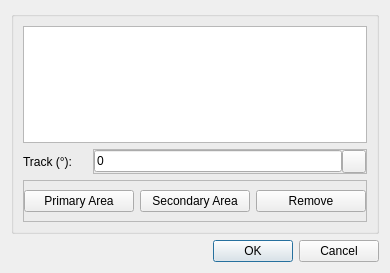
<?xml version="1.0" encoding="UTF-8"?>
<ui version="4.0">
 <class>DlgComplexAreas</class>
 <widget class="QWidget" name="DlgComplexAreas">
  <property name="geometry">
   <rect>
    <x>0</x>
    <y>0</y>
    <width>382</width>
    <height>273</height>
   </rect>
  </property>
  <property name="windowTitle">
   <string>Complex Area</string>
  </property>
  <layout class="QVBoxLayout" name="verticalLayout_2">
   <item>
    <widget class="QGroupBox" name="groupBox">
     <property name="title">
      <string/>
     </property>
     <layout class="QVBoxLayout" name="verticalLayout">
      <item>
       <widget class="QListView" name="lstAreas"/>
      </item>
      <item>
       <widget class="QFrame" name="frame_Track">
        <property name="frameShape">
         <enum>QFrame::NoFrame</enum>
        </property>
        <property name="frameShadow">
         <enum>QFrame::Raised</enum>
        </property>
        <layout class="QHBoxLayout" name="hLayoutTrack">
         <property name="spacing">
          <number>0</number>
         </property>
         <property name="margin">
          <number>0</number>
         </property>
         <item>
          <widget class="QLabel" name="label_75">
           <property name="minimumSize">
            <size>
             <width>70</width>
             <height>0</height>
            </size>
           </property>
           <property name="maximumSize">
            <size>
             <width>70</width>
             <height>16777215</height>
            </size>
           </property>
           <property name="font">
            <font>
             <weight>50</weight>
             <bold>false</bold>
            </font>
           </property>
           <property name="text">
            <string>Track (°):</string>
           </property>
          </widget>
         </item>
         <item>
          <widget class="QFrame" name="frame_APV_10">
           <property name="frameShape">
            <enum>QFrame::StyledPanel</enum>
           </property>
           <property name="frameShadow">
            <enum>QFrame::Raised</enum>
           </property>
           <layout class="QHBoxLayout" name="horizontalLayout_14">
            <property name="spacing">
             <number>0</number>
            </property>
            <property name="margin">
             <number>0</number>
            </property>
            <item>
             <widget class="QLineEdit" name="txtTrack">
              <property name="enabled">
               <bool>true</bool>
              </property>
              <property name="font">
               <font>
                <weight>50</weight>
                <bold>false</bold>
               </font>
              </property>
              <property name="text">
               <string>0</string>
              </property>
             </widget>
            </item>
            <item>
             <widget class="QToolButton" name="btnCaptureTrack">
              <property name="text">
               <string/>
              </property>
              <property name="icon">
               <iconset>
                <normaloff>:/gnss_item/coordinate_capture.png</normaloff>:/gnss_item/coordinate_capture.png</iconset>
              </property>
             </widget>
            </item>
           </layout>
          </widget>
         </item>
        </layout>
       </widget>
      </item>
      <item>
       <widget class="QFrame" name="frame">
        <property name="frameShape">
         <enum>QFrame::StyledPanel</enum>
        </property>
        <property name="frameShadow">
         <enum>QFrame::Raised</enum>
        </property>
        <layout class="QHBoxLayout" name="horizontalLayout">
         <property name="leftMargin">
          <number>0</number>
         </property>
         <property name="rightMargin">
          <number>0</number>
         </property>
         <item>
          <widget class="QPushButton" name="btnAddPrimaryArea">
           <property name="minimumSize">
            <size>
             <width>110</width>
             <height>0</height>
            </size>
           </property>
           <property name="text">
            <string>Primary Area</string>
           </property>
          </widget>
         </item>
         <item>
          <widget class="QPushButton" name="btnAddSecondaryArea">
           <property name="minimumSize">
            <size>
             <width>110</width>
             <height>0</height>
            </size>
           </property>
           <property name="maximumSize">
            <size>
             <width>110</width>
             <height>16777215</height>
            </size>
           </property>
           <property name="text">
            <string>Secondary Area</string>
           </property>
          </widget>
         </item>
         <item>
          <widget class="QPushButton" name="btnRemove">
           <property name="minimumSize">
            <size>
             <width>110</width>
             <height>0</height>
            </size>
           </property>
           <property name="text">
            <string>Remove</string>
           </property>
          </widget>
         </item>
        </layout>
       </widget>
      </item>
     </layout>
    </widget>
   </item>
   <item>
    <widget class="QDialogButtonBox" name="buttonBoxOkCancel">
     <property name="standardButtons">
      <set>QDialogButtonBox::Cancel|QDialogButtonBox::Ok</set>
     </property>
    </widget>
   </item>
  </layout>
 </widget>
 <resources/>
 <connections/>
</ui>
